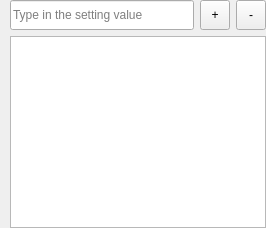
             <widget class="QWidget" name="stk_settings_consumer">
              <layout class="QVBoxLayout" name="verticalLayout_6">
               <property name="leftMargin">
                <number>0</number>
               </property>
               <property name="topMargin">
                <number>0</number>
               </property>
               <property name="rightMargin">
                <number>0</number>
               </property>
               <property name="bottomMargin">
                <number>0</number>
               </property>
               <item>
                <layout class="QGridLayout" name="gridLayout_5">
                 <property name="leftMargin">
                  <number>10</number>
                 </property>
                 <item row="0" column="1">
                  <widget class="QToolButton" name="tbtn_cons_settings_add">
                   <property name="minimumSize">
                    <size>
                     <width>30</width>
                     <height>30</height>
                    </size>
                   </property>
                   <property name="maximumSize">
                    <size>
                     <width>30</width>
                     <height>30</height>
                    </size>
                   </property>
                   <property name="toolTip">
                    <string>Add a new setting</string>
                   </property>
                   <property name="text">
                    <string>+</string>
                   </property>
                   <property name="iconSize">
                    <size>
                     <width>24</width>
                     <height>24</height>
                    </size>
                   </property>
                  </widget>
                 </item>
                 <item row="0" column="0">
                  <widget class="QLineEdit" name="le_cons_settings">
                   <property name="sizePolicy">
                    <sizepolicy hsizetype="Preferred" vsizetype="Preferred">
                     <horstretch>0</horstretch>
                     <verstretch>0</verstretch>
                    </sizepolicy>
                   </property>
                   <property name="minimumSize">
                    <size>
                     <width>0</width>
                     <height>0</height>
                    </size>
                   </property>
                   <property name="maximumSize">
                    <size>
                     <width>16777215</width>
                     <height>16777215</height>
                    </size>
                   </property>
                   <property name="baseSize">
                    <size>
                     <width>0</width>
                     <height>0</height>
                    </size>
                   </property>
                   <property name="toolTip">
                    <string>Type in the setting value</string>
                   </property>
                   <property name="placeholderText">
                    <string>Type in the setting value</string>
                   </property>
                  </widget>
                 </item>
                 <item row="0" column="2">
                  <widget class="QToolButton" name="tbtn_cons_settings_del">
                   <property name="minimumSize">
                    <size>
                     <width>30</width>
                     <height>30</height>
                    </size>
                   </property>
                   <property name="maximumSize">
                    <size>
                     <width>30</width>
                     <height>30</height>
                    </size>
                   </property>
                   <property name="toolTip">
                    <string>Remove current setting</string>
                   </property>
                   <property name="text">
                    <string>-</string>
                   </property>
                   <property name="iconSize">
                    <size>
                     <width>24</width>
                     <height>24</height>
                    </size>
                   </property>
                  </widget>
                 </item>
                 <item row="1" column="0" colspan="3">
                  <widget class="HListWidget" name="lst_cons_settings">
                   <property name="toolTip">
                    <string>Current settings in-use</string>
                   </property>
                   <property name="editTriggers">
                    <set>QAbstractItemView::DoubleClicked</set>
                   </property>
                   <property name="showDropIndicator" stdset="0">
                    <bool>false</bool>
                   </property>
                  </widget>
                 </item>
                </layout>
               </item>
              </layout>
             </widget>
